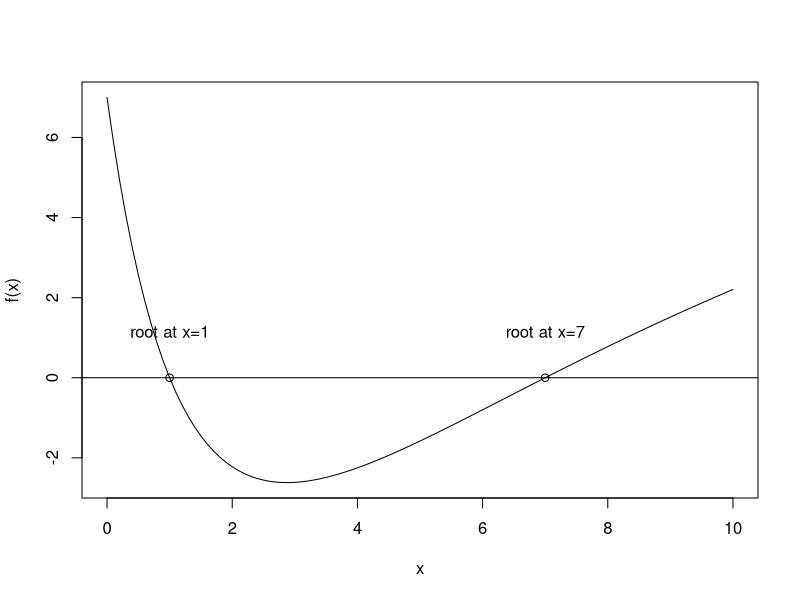

Recreate this plot in R.
f <- function(x) ((x - 4)^2 - 9)/(1+x/4)^2

curve(f, from = 0, to = 10)
abline(0, 0)
points(c(1,7), c(0,0))
text(c(1,7), c(0,0), c('root at x=1', 'root at x=7'), pos=3, offset=2)
